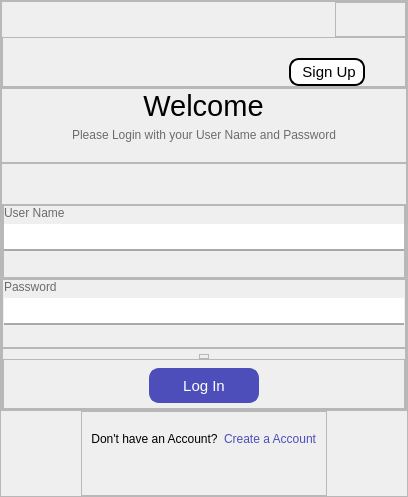
         <widget class="QWidget" name="SignInPage">
          <layout class="QHBoxLayout" name="horizontalLayout_5">
           <property name="spacing">
            <number>0</number>
           </property>
           <property name="leftMargin">
            <number>0</number>
           </property>
           <property name="topMargin">
            <number>0</number>
           </property>
           <property name="rightMargin">
            <number>0</number>
           </property>
           <property name="bottomMargin">
            <number>0</number>
           </property>
           <item>
            <widget class="QFrame" name="RightSide">
             <property name="minimumSize">
              <size>
               <width>0</width>
               <height>0</height>
              </size>
             </property>
             <property name="frameShape">
              <enum>QFrame::StyledPanel</enum>
             </property>
             <property name="frameShadow">
              <enum>QFrame::Raised</enum>
             </property>
             <layout class="QVBoxLayout" name="verticalLayout_4">
              <property name="spacing">
               <number>0</number>
              </property>
              <property name="leftMargin">
               <number>0</number>
              </property>
              <property name="topMargin">
               <number>0</number>
              </property>
              <property name="rightMargin">
               <number>0</number>
              </property>
              <property name="bottomMargin">
               <number>0</number>
              </property>
              <item>
               <widget class="QFrame" name="frame_3">
                <property name="maximumSize">
                 <size>
                  <width>16777215</width>
                  <height>180</height>
                 </size>
                </property>
                <property name="frameShape">
                 <enum>QFrame::StyledPanel</enum>
                </property>
                <property name="frameShadow">
                 <enum>QFrame::Raised</enum>
                </property>
                <layout class="QVBoxLayout" name="verticalLayout_5">
                 <property name="spacing">
                  <number>0</number>
                 </property>
                 <property name="leftMargin">
                  <number>0</number>
                 </property>
                 <property name="topMargin">
                  <number>0</number>
                 </property>
                 <property name="rightMargin">
                  <number>0</number>
                 </property>
                 <property name="bottomMargin">
                  <number>0</number>
                 </property>
                 <item alignment="Qt::AlignRight|Qt::AlignTop">
                  <widget class="QFrame" name="frame_13">
                   <property name="frameShape">
                    <enum>QFrame::StyledPanel</enum>
                   </property>
                   <property name="frameShadow">
                    <enum>QFrame::Raised</enum>
                   </property>
                   <layout class="QHBoxLayout" name="horizontalLayout_3">
                    <property name="spacing">
                     <number>8</number>
                    </property>
                    <property name="leftMargin">
                     <number>0</number>
                    </property>
                    <property name="topMargin">
                     <number>5</number>
                    </property>
                    <property name="rightMargin">
                     <number>5</number>
                    </property>
                    <property name="bottomMargin">
                     <number>0</number>
                    </property>
                    <item>
                     <widget class="QPushButton" name="btnMinimize">
                      <property name="minimumSize">
                       <size>
                        <width>28</width>
                        <height>28</height>
                       </size>
                      </property>
                      <property name="maximumSize">
                       <size>
                        <width>28</width>
                        <height>28</height>
                       </size>
                      </property>
                      <property name="cursor">
                       <cursorShape>PointingHandCursor</cursorShape>
                      </property>
                      <property name="toolTip">
                       <string>Close</string>
                      </property>
                      <property name="text">
                       <string/>
                      </property>
                      <property name="icon">
                       <iconset resource="Resources.qrc">
                        <normaloff>:/Icons/Icons/Minimize.png</normaloff>:/Icons/Icons/Minimize.png</iconset>
                      </property>
                      <property name="iconSize">
                       <size>
                        <width>30</width>
                        <height>30</height>
                       </size>
                      </property>
                      <property name="flat">
                       <bool>true</bool>
                      </property>
                     </widget>
                    </item>
                    <item>
                     <widget class="QPushButton" name="btnClose">
                      <property name="minimumSize">
                       <size>
                        <width>28</width>
                        <height>28</height>
                       </size>
                      </property>
                      <property name="maximumSize">
                       <size>
                        <width>28</width>
                        <height>28</height>
                       </size>
                      </property>
                      <property name="cursor">
                       <cursorShape>PointingHandCursor</cursorShape>
                      </property>
                      <property name="toolTip">
                       <string>Close</string>
                      </property>
                      <property name="text">
                       <string/>
                      </property>
                      <property name="icon">
                       <iconset resource="Resources.qrc">
                        <normaloff>:/Icons/Icons/CloseButton.png</normaloff>:/Icons/Icons/CloseButton.png</iconset>
                      </property>
                      <property name="iconSize">
                       <size>
                        <width>30</width>
                        <height>30</height>
                       </size>
                      </property>
                      <property name="flat">
                       <bool>true</bool>
                      </property>
                     </widget>
                    </item>
                   </layout>
                  </widget>
                 </item>
                 <item>
                  <widget class="QFrame" name="frame_7">
                   <property name="minimumSize">
                    <size>
                     <width>0</width>
                     <height>0</height>
                    </size>
                   </property>
                   <property name="maximumSize">
                    <size>
                     <width>16777215</width>
                     <height>16777215</height>
                    </size>
                   </property>
                   <property name="frameShape">
                    <enum>QFrame::StyledPanel</enum>
                   </property>
                   <property name="frameShadow">
                    <enum>QFrame::Raised</enum>
                   </property>
                   <layout class="QHBoxLayout" name="horizontalLayout_4">
                    <property name="spacing">
                     <number>5</number>
                    </property>
                    <property name="leftMargin">
                     <number>0</number>
                    </property>
                    <property name="topMargin">
                     <number>20</number>
                    </property>
                    <property name="rightMargin">
                     <number>0</number>
                    </property>
                    <property name="bottomMargin">
                     <number>0</number>
                    </property>
                    <item>
                     <spacer name="horizontalSpacer">
                      <property name="orientation">
                       <enum>Qt::Horizontal</enum>
                      </property>
                      <property name="sizeHint" stdset="0">
                       <size>
                        <width>30</width>
                        <height>0</height>
                       </size>
                      </property>
                     </spacer>
                    </item>
                    <item>
                     <widget class="QPushButton" name="btnSignUp">
                      <property name="font">
                       <font>
                        <pointsize>11</pointsize>
                        <weight>50</weight>
                        <bold>false</bold>
                       </font>
                      </property>
                      <property name="cursor">
                       <cursorShape>PointingHandCursor</cursorShape>
                      </property>
                      <property name="styleSheet">
                       <string notr="true">#btnSignUp{	border:2px solid  black;
	background-color:white ;
	border-radius: 10px 10px 10px 10px;
	color:black;

padding:3px;
}
#btnSignUp:hover
{
	color:#4d4eba;
	border:2px solid  #4d4eba;
}

</string>
                      </property>
                      <property name="text">
                       <string>  Sign Up </string>
                      </property>
                      <property name="iconSize">
                       <size>
                        <width>0</width>
                        <height>0</height>
                       </size>
                      </property>
                     </widget>
                    </item>
                    <item>
                     <spacer name="horizontalSpacer_2">
                      <property name="orientation">
                       <enum>Qt::Horizontal</enum>
                      </property>
                      <property name="sizeType">
                       <enum>QSizePolicy::Fixed</enum>
                      </property>
                      <property name="sizeHint" stdset="0">
                       <size>
                        <width>40</width>
                        <height>0</height>
                       </size>
                      </property>
                     </spacer>
                    </item>
                   </layout>
                  </widget>
                 </item>
                </layout>
               </widget>
              </item>
              <item alignment="Qt::AlignVCenter">
               <widget class="QFrame" name="frame_4">
                <property name="maximumSize">
                 <size>
                  <width>16777215</width>
                  <height>100</height>
                 </size>
                </property>
                <property name="frameShape">
                 <enum>QFrame::StyledPanel</enum>
                </property>
                <property name="frameShadow">
                 <enum>QFrame::Raised</enum>
                </property>
                <layout class="QVBoxLayout" name="verticalLayout_6">
                 <property name="spacing">
                  <number>5</number>
                 </property>
                 <property name="leftMargin">
                  <number>0</number>
                 </property>
                 <property name="topMargin">
                  <number>0</number>
                 </property>
                 <property name="rightMargin">
                  <number>0</number>
                 </property>
                 <property name="bottomMargin">
                  <number>20</number>
                 </property>
                 <item alignment="Qt::AlignHCenter">
                  <widget class="QLabel" name="label_3">
                   <property name="font">
                    <font>
                     <pointsize>22</pointsize>
                    </font>
                   </property>
                   <property name="text">
                    <string>Welcome</string>
                   </property>
                   <property name="alignment">
                    <set>Qt::AlignBottom|Qt::AlignHCenter</set>
                   </property>
                  </widget>
                 </item>
                 <item alignment="Qt::AlignHCenter">
                  <widget class="QLabel" name="label_4">
                   <property name="styleSheet">
                    <string notr="true">
color: rgb(108, 108, 108);</string>
                   </property>
                   <property name="text">
                    <string>Please Login with your User Name and Password</string>
                   </property>
                   <property name="alignment">
                    <set>Qt::AlignHCenter|Qt::AlignTop</set>
                   </property>
                  </widget>
                 </item>
                </layout>
               </widget>
              </item>
              <item>
               <widget class="QFrame" name="frame_5">
                <property name="frameShape">
                 <enum>QFrame::StyledPanel</enum>
                </property>
                <property name="frameShadow">
                 <enum>QFrame::Raised</enum>
                </property>
                <layout class="QVBoxLayout" name="verticalLayout_7">
                 <property name="spacing">
                  <number>0</number>
                 </property>
                 <property name="leftMargin">
                  <number>0</number>
                 </property>
                 <property name="topMargin">
                  <number>40</number>
                 </property>
                 <property name="rightMargin">
                  <number>0</number>
                 </property>
                 <property name="bottomMargin">
                  <number>0</number>
                 </property>
                 <item>
                  <widget class="QFrame" name="frame_6">
                   <property name="frameShape">
                    <enum>QFrame::StyledPanel</enum>
                   </property>
                   <property name="frameShadow">
                    <enum>QFrame::Raised</enum>
                   </property>
                   <layout class="QVBoxLayout" name="verticalLayout_8">
                    <property name="spacing">
                     <number>0</number>
                    </property>
                    <property name="leftMargin">
                     <number>0</number>
                    </property>
                    <property name="topMargin">
                     <number>0</number>
                    </property>
                    <property name="rightMargin">
                     <number>0</number>
                    </property>
                    <property name="bottomMargin">
                     <number>0</number>
                    </property>
                    <item>
                     <widget class="QFrame" name="frame_10">
                      <property name="frameShape">
                       <enum>QFrame::StyledPanel</enum>
                      </property>
                      <property name="frameShadow">
                       <enum>QFrame::Raised</enum>
                      </property>
                      <layout class="QVBoxLayout" name="verticalLayout_9">
                       <property name="spacing">
                        <number>4</number>
                       </property>
                       <property name="leftMargin">
                        <number>0</number>
                       </property>
                       <property name="topMargin">
                        <number>0</number>
                       </property>
                       <property name="rightMargin">
                        <number>0</number>
                       </property>
                       <property name="bottomMargin">
                        <number>9</number>
                       </property>
                       <item alignment="Qt::AlignHCenter">
                        <widget class="QLabel" name="label_5">
                         <property name="minimumSize">
                          <size>
                           <width>400</width>
                           <height>0</height>
                          </size>
                         </property>
                         <property name="styleSheet">
                          <string notr="true">
color: rgb(108, 108, 108);</string>
                         </property>
                         <property name="text">
                          <string>User Name                                                                 </string>
                         </property>
                         <property name="alignment">
                          <set>Qt::AlignLeading|Qt::AlignLeft|Qt::AlignVCenter</set>
                         </property>
                        </widget>
                       </item>
                       <item alignment="Qt::AlignHCenter|Qt::AlignVCenter">
                        <widget class="QLineEdit" name="txtUserNameLogIn">
                         <property name="minimumSize">
                          <size>
                           <width>400</width>
                           <height>0</height>
                          </size>
                         </property>
                         <property name="maximumSize">
                          <size>
                           <width>16777215</width>
                           <height>16777215</height>
                          </size>
                         </property>
                         <property name="font">
                          <font>
                           <pointsize>14</pointsize>
                          </font>
                         </property>
                         <property name="styleSheet">
                          <string notr="true">border:none;
border-bottom:2px solid #a9a9a9;</string>
                         </property>
                         <property name="alignment">
                          <set>Qt::AlignLeading|Qt::AlignLeft|Qt::AlignTop</set>
                         </property>
                        </widget>
                       </item>
                       <item alignment="Qt::AlignHCenter|Qt::AlignVCenter">
                        <widget class="QLabel" name="lblUserName">
                         <property name="font">
                          <font>
                           <pointsize>8</pointsize>
                          </font>
                         </property>
                         <property name="styleSheet">
                          <string notr="true">color: rgb(255, 0, 0);
color: rgb(255, 0, 0);</string>
                         </property>
                         <property name="text">
                          <string/>
                         </property>
                        </widget>
                       </item>
                      </layout>
                     </widget>
                    </item>
                   </layout>
                  </widget>
                 </item>
                 <item>
                  <widget class="QFrame" name="frame_9">
                   <property name="frameShape">
                    <enum>QFrame::StyledPanel</enum>
                   </property>
                   <property name="frameShadow">
                    <enum>QFrame::Raised</enum>
                   </property>
                   <layout class="QVBoxLayout" name="verticalLayout_10">
                    <property name="spacing">
                     <number>4</number>
                    </property>
                    <property name="leftMargin">
                     <number>0</number>
                    </property>
                    <property name="topMargin">
                     <number>0</number>
                    </property>
                    <property name="rightMargin">
                     <number>0</number>
                    </property>
                    <property name="bottomMargin">
                     <number>5</number>
                    </property>
                    <item alignment="Qt::AlignHCenter">
                     <widget class="QLabel" name="label_6">
                      <property name="minimumSize">
                       <size>
                        <width>400</width>
                        <height>0</height>
                       </size>
                      </property>
                      <property name="styleSheet">
                       <string notr="true">
color: rgb(108, 108, 108);</string>
                      </property>
                      <property name="text">
                       <string>Password                                                                   </string>
                      </property>
                     </widget>
                    </item>
                    <item alignment="Qt::AlignHCenter">
                     <widget class="QLineEdit" name="txtPasswordLogIn">
                      <property name="minimumSize">
                       <size>
                        <width>400</width>
                        <height>0</height>
                       </size>
                      </property>
                      <property name="maximumSize">
                       <size>
                        <width>16777215</width>
                        <height>16777215</height>
                       </size>
                      </property>
                      <property name="font">
                       <font>
                        <pointsize>14</pointsize>
                       </font>
                      </property>
                      <property name="styleSheet">
                       <string notr="true">border:none;
border-bottom:2px solid #a9a9a9;</string>
                      </property>
                      <property name="echoMode">
                       <enum>QLineEdit::Password</enum>
                      </property>
                     </widget>
                    </item>
                    <item alignment="Qt::AlignHCenter|Qt::AlignVCenter">
                     <widget class="QLabel" name="lblPassword">
                      <property name="font">
                       <font>
                        <pointsize>8</pointsize>
                       </font>
                      </property>
                      <property name="styleSheet">
                       <string notr="true">color: rgb(255, 0, 0);</string>
                      </property>
                      <property name="text">
                       <string/>
                      </property>
                     </widget>
                    </item>
                   </layout>
                  </widget>
                 </item>
                 <item>
                  <widget class="QFrame" name="frame_8">
                   <property name="frameShape">
                    <enum>QFrame::StyledPanel</enum>
                   </property>
                   <property name="frameShadow">
                    <enum>QFrame::Raised</enum>
                   </property>
                   <layout class="QVBoxLayout" name="verticalLayout_11">
                    <property name="spacing">
                     <number>0</number>
                    </property>
                    <property name="leftMargin">
                     <number>0</number>
                    </property>
                    <property name="topMargin">
                     <number>5</number>
                    </property>
                    <property name="rightMargin">
                     <number>0</number>
                    </property>
                    <property name="bottomMargin">
                     <number>0</number>
                    </property>
                    <item alignment="Qt::AlignHCenter">
                     <widget class="QFrame" name="frame_11">
                      <property name="maximumSize">
                       <size>
                        <width>600</width>
                        <height>16777215</height>
                       </size>
                      </property>
                      <property name="frameShape">
                       <enum>QFrame::StyledPanel</enum>
                      </property>
                      <property name="frameShadow">
                       <enum>QFrame::Raised</enum>
                      </property>
                      <layout class="QVBoxLayout" name="verticalLayout_12">
                       <property name="spacing">
                        <number>0</number>
                       </property>
                       <property name="leftMargin">
                        <number>0</number>
                       </property>
                       <property name="topMargin">
                        <number>0</number>
                       </property>
                       <property name="rightMargin">
                        <number>8</number>
                       </property>
                       <property name="bottomMargin">
                        <number>3</number>
                       </property>
                      </layout>
                     </widget>
                    </item>
                    <item>
                     <widget class="QFrame" name="frame_12">
                      <property name="frameShape">
                       <enum>QFrame::StyledPanel</enum>
                      </property>
                      <property name="frameShadow">
                       <enum>QFrame::Raised</enum>
                      </property>
                      <layout class="QVBoxLayout" name="verticalLayout_13">
                       <property name="spacing">
                        <number>0</number>
                       </property>
                       <property name="leftMargin">
                        <number>0</number>
                       </property>
                       <property name="topMargin">
                        <number>8</number>
                       </property>
                       <property name="rightMargin">
                        <number>0</number>
                       </property>
                       <property name="bottomMargin">
                        <number>5</number>
                       </property>
                       <item alignment="Qt::AlignHCenter">
                        <widget class="QPushButton" name="btnLogInTo">
                         <property name="minimumSize">
                          <size>
                           <width>0</width>
                           <height>35</height>
                          </size>
                         </property>
                         <property name="font">
                          <font>
                           <pointsize>11</pointsize>
                           <weight>50</weight>
                           <bold>false</bold>
                          </font>
                         </property>
                         <property name="cursor">
                          <cursorShape>PointingHandCursor</cursorShape>
                         </property>
                         <property name="styleSheet">
                          <string notr="true">#btnLogInTo{
border:2px solid  #4d4eba;
background-color:#4d4eba ;
border-radius: 10px 10px 10px 10px;
color:white;
padding:3px;

}
#btnLogInTo:hover
{
background-color:#6c70ca;
color:#f6f8ff;
}
</string>
                         </property>
                         <property name="text">
                          <string>       Log In       </string>
                         </property>
                         <property name="iconSize">
                          <size>
                           <width>0</width>
                           <height>0</height>
                          </size>
                         </property>
                         <property name="autoDefault">
                          <bool>false</bool>
                         </property>
                         <property name="default">
                          <bool>false</bool>
                         </property>
                         <property name="flat">
                          <bool>false</bool>
                         </property>
                        </widget>
                       </item>
                      </layout>
                     </widget>
                    </item>
                   </layout>
                  </widget>
                 </item>
                </layout>
               </widget>
              </item>
              <item alignment="Qt::AlignHCenter|Qt::AlignTop">
               <widget class="QFrame" name="frame_14">
                <property name="maximumSize">
                 <size>
                  <width>16777215</width>
                  <height>100</height>
                 </size>
                </property>
                <property name="frameShape">
                 <enum>QFrame::StyledPanel</enum>
                </property>
                <property name="frameShadow">
                 <enum>QFrame::Raised</enum>
                </property>
                <layout class="QHBoxLayout" name="horizontalLayout_13">
                 <property name="topMargin">
                  <number>20</number>
                 </property>
                 <item alignment="Qt::AlignHCenter|Qt::AlignVCenter">
                  <widget class="QLabel" name="label_8">
                   <property name="cursor">
                    <cursorShape>ArrowCursor</cursorShape>
                   </property>
                   <property name="text">
                    <string>&lt;html&gt;&lt;head/&gt;&lt;body&gt;&lt;p&gt;Don't have an Account?&lt;/p&gt;&lt;p&gt;&lt;br/&gt;&lt;/p&gt;&lt;/body&gt;&lt;/html&gt;</string>
                   </property>
                   <property name="alignment">
                    <set>Qt::AlignHCenter|Qt::AlignTop</set>
                   </property>
                   <property name="openExternalLinks">
                    <bool>true</bool>
                   </property>
                  </widget>
                 </item>
                 <item alignment="Qt::AlignHCenter|Qt::AlignTop">
                  <widget class="QLabel" name="lblCreateAccount">
                   <property name="cursor">
                    <cursorShape>PointingHandCursor</cursorShape>
                   </property>
                   <property name="text">
                    <string>&lt;html&gt;&lt;head/&gt;&lt;body&gt;&lt;p&gt;&lt;span style=&quot; color:#4d4eba;&quot;&gt;Create a Account&lt;/span&gt;&lt;/p&gt;&lt;/body&gt;&lt;/html&gt;</string>
                   </property>
                  </widget>
                 </item>
                </layout>
               </widget>
              </item>
              <item>
               <widget class="QFrame" name="frame_15">
                <property name="frameShape">
                 <enum>QFrame::StyledPanel</enum>
                </property>
                <property name="frameShadow">
                 <enum>QFrame::Raised</enum>
                </property>
               </widget>
              </item>
             </layout>
            </widget>
           </item>
          </layout>
         </widget>
